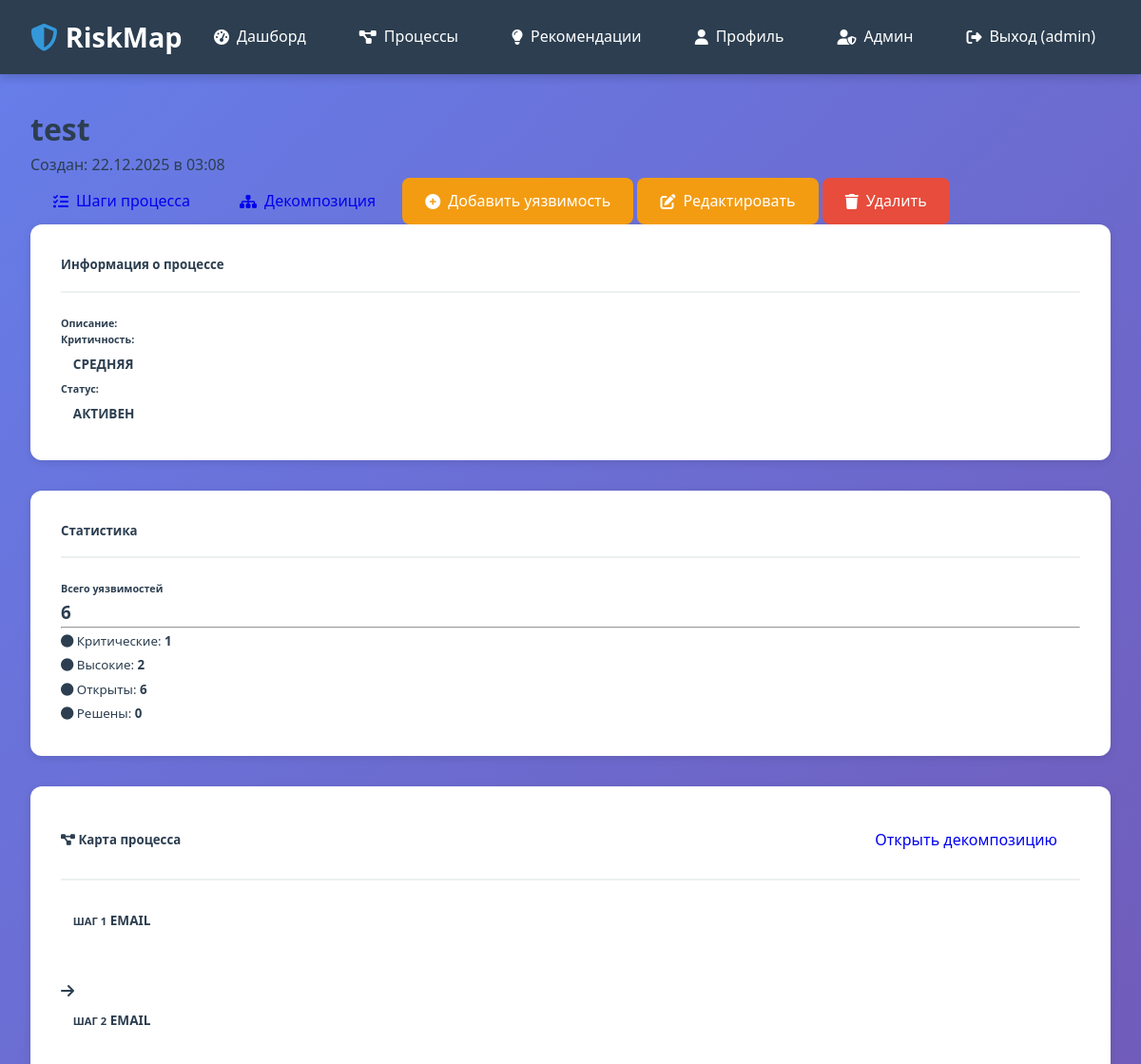
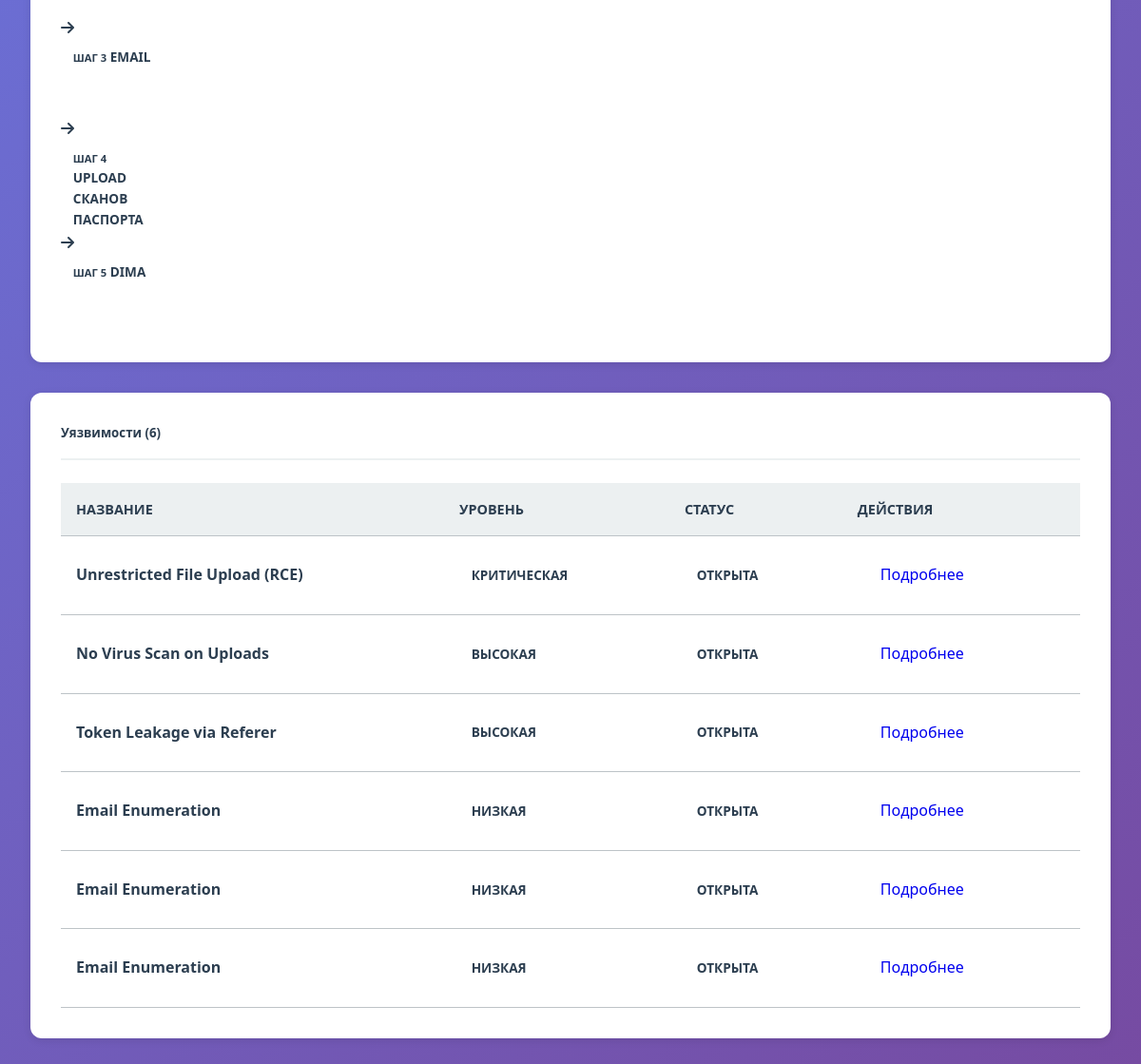
The page /processes/9/ (signed in) on the database its author committed (2 pictures, top to bottom).
### apps/authentication/models.py (models this page shows, shortened)
class User(AbstractUser):
    email = models.EmailField(unique=True, verbose_name='Email')
    created_at = models.DateTimeField(auto_now_add=True, verbose_name='Дата регистрации')
    updated_at = models.DateTimeField(auto_now=True, verbose_name='Дата обновления')
    USERNAME_FIELD = 'username'
    REQUIRED_FIELDS = ['email']
    class Meta:
        verbose_name = 'Пользователь'
        verbose_name_plural = 'Пользователи'
        ordering = ['-created_at']
        db_table = 'users'

### apps/core/models.py (models this page shows, shortened)
class BusinessProcess(models.Model):
    CRITICALITY_CHOICES = [
        ('low', 'Низкая'),
        ('medium', 'Средняя'),
        ('high', 'Высокая'),
        ('critical', 'Критическая'),
    ]
    name = models.CharField('Название', max_length=255)
    description = models.TextField('Описание', blank=True)
    owner = models.ForeignKey(
        User,
        on_delete=models.CASCADE,
        related_name='business_processes',
        verbose_name='Владелец'
    )
    criticality = models.CharField(
        'Критичность',
        max_length=20,
        choices=CRITICALITY_CHOICES,
        default='medium'
    )
    created_at = models.DateTimeField('Дата создания', auto_now_add=True)
    updated_at = models.DateTimeField('Дата обновления', auto_now=True)
    is_active = models.BooleanField('Активен', default=True)
    class Meta:
        verbose_name = 'Бизнес-процесс'
        verbose_name_plural = 'Бизнес-процессы'
        ordering = ['-created_at']

class ProcessStep(models.Model):
    business_process = models.ForeignKey(BusinessProcess, on_delete=models.CASCADE, related_name='steps')
    name = models.CharField(max_length=100, verbose_name="Название шага")
    description = models.TextField(blank=True, verbose_name="Описание")
    order = models.PositiveIntegerField(default=0, verbose_name="Порядок")
    color = models.CharField(
        max_length=20,
        default='primary',
        choices=[
            ('primary', 'Синий'),
            ('danger', 'Красный'),
            ('warning', 'Желтый'),
            ('success', 'Зеленый'),
            ('info', 'Голубой'),
        ],
        verbose_name="Цвет"
    )
    class Meta:
        ordering = ['order']
        verbose_name = "Шаг процесса"
        verbose_name_plural = "Шаги процесса"

class Vulnerability(models.Model):
    SEVERITY_CHOICES = [
        (1, 'Незначительная'),
        (2, 'Низкая'),
        (3, 'Средняя'),
        (4, 'Высокая'),
        (5, 'Критическая'),
    ]
    STATUS_CHOICES = [
        ('open', 'Открыта'),
        ('in_progress', 'В работе'),
        ('resolved', 'Решена'),
        ('closed', 'Закрыта'),
    ]
    business_process = models.ForeignKey(
        BusinessProcess,
        on_delete=models.CASCADE,
        related_name='vulnerabilities',
        verbose_name='Бизнес-процесс'
    )
    step = models.ForeignKey(
        ProcessStep,
        on_delete=models.SET_NULL,
        null=True,
        blank=True,
        related_name='vulnerabilities',
        verbose_name='Связанный шаг'
    )
    title = models.CharField('Название', max_length=255)
    description = models.TextField('Описание')
    severity = models.IntegerField('Уровень серьезности', choices=SEVERITY_CHOICES, default=3)
    status = models.CharField('Статус', max_length=20, choices=STATUS_CHOICES, default='open')
    discovered_date = models.DateField('Дата обнаружения', auto_now_add=True)
    resolved_date = models.DateField('Дата решения', null=True, blank=True)
    class Meta:
        verbose_name = 'Уязвимость'
        verbose_name_plural = 'Уязвимости'
        ordering = ['-severity', '-discovered_date']

### apps/core/views.py (the view)
# urls.py: path('processes/<int:pk>/', views.business_process_detail, name='process_detail'),
@login_required
def business_process_detail(request, pk):
    process = get_object_or_404(BusinessProcess, pk=pk, owner=request.user)
    vulnerabilities = process.vulnerabilities.all()
    steps = process.steps.all()
    stats = {
        'total': vulnerabilities.count(),
        'critical': vulnerabilities.filter(severity=5).count(),
        'high': vulnerabilities.filter(severity=4).count(),
        'open': vulnerabilities.filter(status='open').count(),
        'resolved': vulnerabilities.filter(status='resolved').count(),
    }
    context = {
        'process': process,
        'vulnerabilities': vulnerabilities,
        'steps': steps,
        'stats': stats,
    }
    return render(request, 'core/business_process_detail.html', context)

### templates/core/business_process_detail.html (shortened to what this page needs)
{% extends 'base.html' %}
{% block content %}
<div class="container-fluid py-4">
    <div class="d-flex justify-content-between align-items-center mb-4">
        <div>
            <h1 class="h2">{{ process.name }}</h1>
            <p class="text-muted">Создан: {{ process.created_at|date:"d.m.Y в H:i" }}</p>
        </div>
        <div class="btn-group">
            <a href="{% url 'core:manage_steps' process.pk %}" class="btn btn-secondary text-white">
                <i class="fas fa-tasks"></i> Шаги процесса
            </a>
            <a href="{% url 'core:process_decomposition' process.pk %}" class="btn btn-info text-white">
                <i class="fas fa-sitemap"></i> Декомпозиция
            </a>
            <a href="{% url 'core:vulnerability_create' process.pk %}" class="btn btn-warning text-dark ms-2">
                <i class="fas fa-plus-circle"></i> Добавить уязвимость
            </a>
            <a href="{% url 'core:process_edit' process.pk %}" class="btn btn-warning">
                <i class="fas fa-edit"></i> Редактировать
            </a>
            <a href="{% url 'core:process_delete' process.pk %}" class="btn btn-danger">
                <i class="fas fa-trash"></i> Удалить
            </a>
        </div>
    </div>
    <div class="row mb-4">
        <div class="col-lg-8">
            <div class="card shadow">
                <div class="card-header">
                    <h5 class="mb-0">Информация о процессе</h5>
                </div>
                <div class="card-body">
                    <h6 class="fw-bold mb-2">Описание:</h6>
                    <h6 class="fw-bold mb-2 mt-3">Критичность:</h6>
                    <span class="badge bg-{% if process.criticality == 'critical' %}danger{% elif process.criticality == 'high' %}warning{% else %}info{% endif %} fs-6">
                        {{ process.get_criticality_display }}
                    </span>
                    <h6 class="fw-bold mb-2 mt-3">Статус:</h6>
                    {% if process.is_active %}
                        <span class="badge bg-success fs-6">Активен</span>
                    {% else %}
                        <span class="badge bg-secondary fs-6">Неактивен</span>
                    {% endif %}
                </div>
            </div>
        </div>
        <div class="col-lg-4">
            <div class="card shadow mb-3">
                <div class="card-header bg-primary text-white">
                    <h5 class="mb-0">Статистика</h5>
                </div>
                <div class="card-body">
                    <div class="mb-3">
                        <h6 class="text-muted">Всего уязвимостей</h6>
                        <h3 class="text-primary">{{ stats.total }}</h3>
                    </div>
                    <hr>
                    <div class="mb-3">
                        <small class="text-muted">
                            <i class="fas fa-circle text-danger"></i> Критические: <strong>{{ stats.critical }}</strong>
                        </small>
                    </div>
                    <div class="mb-3">
                        <small class="text-muted">
                            <i class="fas fa-circle text-warning"></i> Высокие: <strong>{{ stats.high }}</strong>
                        </small>
                    </div>
                    <div class="mb-3">
                        <small class="text-muted">
                            <i class="fas fa-circle text-success"></i> Открыты: <strong>{{ stats.open }}</strong>
                        </small>
                    </div>
                    <div>
                        <small class="text-muted">
                            <i class="fas fa-circle text-info"></i> Решены: <strong>{{ stats.resolved }}</strong>
                        </small>
                    </div>
                </div>
            </div>
        </div>
    </div>
    {% if steps %}
    <div class="card shadow mb-4">
        <div class="card-header bg-primary text-white d-flex justify-content-between align-items-center">
            <h5 class="mb-0"><i class="fas fa-project-diagram"></i> Карта процесса</h5>
            <a href="{% url 'core:process_decomposition' process.pk %}" class="btn btn-sm btn-light text-primary">
                Открыть декомпозицию
            </a>
        </div>
        <div class="card-body bg-light">
            <div class="d-flex align-items-center flex-wrap gap-2 justify-content-start">
                {% for step in steps %}
                    <div class="text-center position-relative mb-3">
                        <div class="badge bg-{{ step.color }} p-3 shadow-sm d-flex flex-column justify-content-center align-items-center"
                             style="width: 120px; height: 80px; white-space: normal;">
                            <small class="opacity-75" style="font-size: 0.7rem;">ШАГ {{ step.order }}</small>
                            <span class="fw-bold text-truncate w-100">{{ step.name }}</span>
                        </div>
                    </div>
                    {% if not forloop.last %}
                        <div class="mb-3 text-muted">
                            <i class="fas fa-arrow-right"></i>
                        </div>
                    {% endif %}
                {% endfor %}
            </div>
        </div>
    </div>
    {% endif %}
    <div class="card shadow">
        <div class="card-header">
            <h5 class="mb-0">Уязвимости ({{ vulnerabilities.count }})</h5>
        </div>
        <div class="card-body">
            {% if vulnerabilities %}
                <div class="table-responsive">
                    <table class="table table-hover">
                        <thead class="table-light">
                            <tr>
                                <th>Название</th>
                                <th>Уровень</th>
                                <th>Статус</th>
                                <th>Действия</th>
                            </tr>
                        </thead>
                        <tbody>
                            {% for vuln in vulnerabilities %}
                            <tr>
                                <td>
                                    <strong>{{ vuln.title }}</strong>
                                </td>
                                <td>
                                    <span class="badge bg-{% if vuln.severity == 5 %}danger{% elif vuln.severity == 4 %}warning{% elif vuln.severity == 3 %}info{% else %}secondary{% endif %}">
                                        {{ vuln.get_severity_display }}
                                    </span>
                                </td>
                                <td>
                                    <span class="badge bg-{% if vuln.status == 'open' %}danger{% elif vuln.status == 'in_progress' %}warning{% elif vuln.status == 'resolved' %}success{% else %}secondary{% endif %}">
                                        {{ vuln.get_status_display }}
                                    </span>
                                </td>
                                <td>
                                    <a href="{% url 'core:vulnerability_detail' vuln.pk %}" class="btn btn-sm btn-outline-primary">
                                        Подробнее
                                    </a>
                                </td>
                            </tr>
                            {% endfor %}
                        </tbody>
                    </table>
                </div>
            {% else %}
                <p class="text-muted text-center py-4">
                    <i class="fas fa-check-circle" style="font-size: 2rem; display: block; margin-bottom: 0.5rem;"></i>
                    Уязвимостей не обнаружено! 🎉
                </p>
            {% endif %}
        </div>
    </div>
</div>
{% endblock %}

### templates/base.html (shortened to what this page needs)
<!DOCTYPE html>
<html lang="ru">
<head>
    <link href="https://cdn.jsdelivr.net/npm/vis-network@9.1.9/dist/dist/vis-network.min.css" rel="stylesheet">
    <link rel="stylesheet" href="https://cdnjs.cloudflare.com/ajax/libs/font-awesome/6.5.1/css/all.min.css">
</head>
<body>
    <nav class="navbar">
        <div class="navbar-container">
            <a href="{% url 'core:home' %}" class="navbar-brand">
                <i class="fas fa-shield-alt"></i>
                RiskMap
            </a>
            <ul class="navbar-menu">
                {% if user.is_authenticated %}
                    <li><a href="{% url 'core:dashboard' %}">
                        <i class="fas fa-tachometer-alt"></i> Дашборд
                    </a></li>
                    <li><a href="{% url 'core:process_list' %}">
                        <i class="fas fa-project-diagram"></i> Процессы
                    </a></li>
                    <li><a href="{% url 'core:recommendations' %}">
                        <i class="fas fa-lightbulb"></i> Рекомендации
                    </a></li>
                    <li><a href="{% url 'core:profile' %}">
                        <i class="fas fa-user"></i> Профиль
                    </a></li>
                {% if user.is_superuser %}
                <li><a href="{% url 'admin_panel:user_management' %}">
                    <i class="fas fa-user-shield"></i> Админ
                </a></li>
                {% endif %}
                    <li><a href="{% url 'authentication:logout' %}">
                        <i class="fas fa-sign-out-alt"></i> Выход ({{ user.username }})
                    </a></li>
                {% endif %}
            </ul>
        </div>
    </nav>
    <div class="container">
        {% block content %}{% endblock %}
    </div>
</body>
</html>

### rows shown on the page
User: username "admin"
BusinessProcess: name "test", created_at "22.12.2025 в 03:08", criticality "СРЕДНЯЯ"
ProcessStep: order "1", name "EMAIL"
ProcessStep: order "2", name "EMAIL"
ProcessStep: order "3", name "EMAIL"
ProcessStep: order "4", name "UPLOAD СКАНОВ ПАСПОРТА"
ProcessStep: order "5", name "DIMA"
Vulnerability: title "Unrestricted File Upload (RCE)", severity "КРИТИЧЕСКАЯ", status "ОТКРЫТА"
Vulnerability: title "No Virus Scan on Uploads", severity "ВЫСОКАЯ", status "ОТКРЫТА"
Vulnerability: title "Token Leakage via Referer", severity "ВЫСОКАЯ", status "ОТКРЫТА"
Vulnerability: title "Email Enumeration", severity "НИЗКАЯ", status "ОТКРЫТА"
Vulnerability: title "Email Enumeration", severity "НИЗКАЯ", status "ОТКРЫТА"
Vulnerability: title "Email Enumeration", severity "НИЗКАЯ", status "ОТКРЫТА"

### other values the page prints
{{ stats.total }} "6"
{{ stats.critical }} "1"
{{ stats.high }} "2"
{{ stats.open }} "6"
{{ stats.resolved }} "0"
{{ vulnerabilities.count }} "6"
